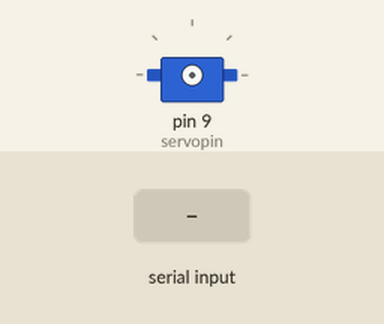
Simulated run of this sketch. Board: Arduino Uno, built with avr-gcc and run on an emulated ATmega328P. Parts: servo. Wiring (inferred from the names in the program): servo: signal pin 9. Inputs (shaded band) come from the test bench. Servo pulses on a pin are drawn as a servo (544–2400 µs = 0–180°).

Above: at 1.2 s.
1.3 s: "90,45\n" received over Serial
3.8 s: "30,150\n" received over Serial
At 5.2 s:
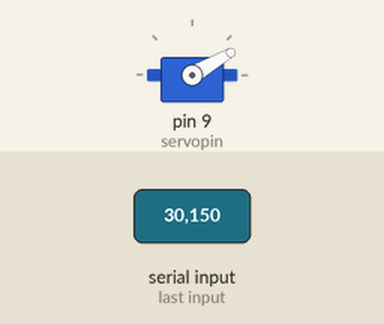
6.3 s: "5\n" received over Serial
At 8.1 s:
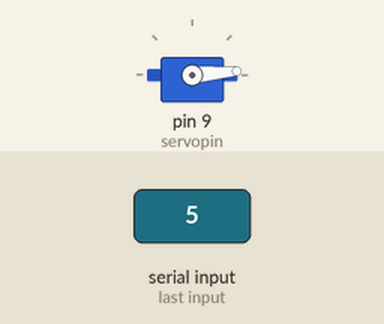
8.8 s: "200\n" received over Serial
At 10.1 s:
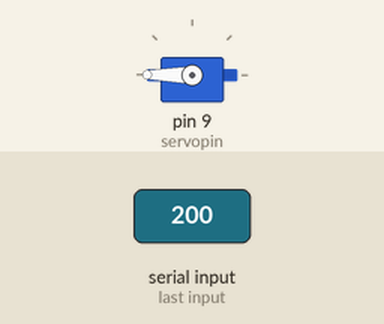
11.3 s: "90\n" received over Serial
At 13.2 s:
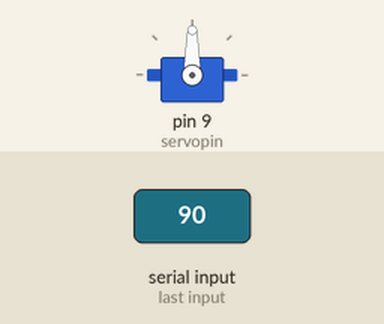
Timing chart, 0 to 14.7 s (numbered marks = the images above; inputs shaded):
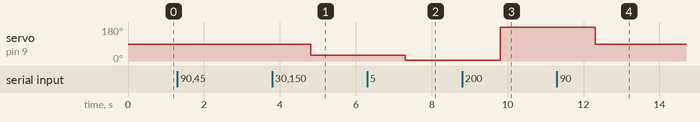

Measured:
- after the input at 3.8 s, servo on pin 9 (servopin): 90° → 30° after 1.0 s
- after the input at 6.3 s, servo on pin 9 (servopin): 30° → 5° after 1.0 s
- after the input at 8.8 s, servo on pin 9 (servopin): 5° → 180° after 1.0 s
- after the input at 11.3 s, servo on pin 9 (servopin): 180° → 90° after 1.0 s

The sketch:

UESerialDemo2.ino
```cpp
int servopin = 9; //定义数字接口9 连接伺服舵机信号线
int pulsewidth;//定义脉宽变量
String inputBuffer;

void setup() {
  pinMode(servopin,OUTPUT);
  // put your setup code here, to run once:
  Serial.begin(9600);

}

void loop() {
  // put your main code here, to run repeatedly:
  if(Serial.available() > 0)
  {
    inputBuffer = Serial.readString();
    ProcessSignalData(inputBuffer);
  }
}

void ProcessSignalData(String signalData)
{
  //if(signalData !=
  int speratorIndex = signalData.indexOf('_');

  // get the Signal
  int signal = signalData.substring(0,speratorIndex).toInt();

  // get the data
  int data = signalData.substring(speratorIndex + 1).toInt();

  for(int i=0; i<=50; i++)
  {
    servopulse(servopin, data);
  }

}

void servopulse(int servopin, int myangle) //定义一个脉冲函数
{
  pulsewidth = (myangle * 11) + 500; //将角度转化为500-2480 的脉宽值
  digitalWrite(servopin, HIGH); //将舵机接口电平至高
  delayMicroseconds(pulsewidth);//延时脉宽值的微秒数
  digitalWrite(servopin, LOW); //将舵机接口电平至低
  delay(20 - pulsewidth / 1000);
}
```
